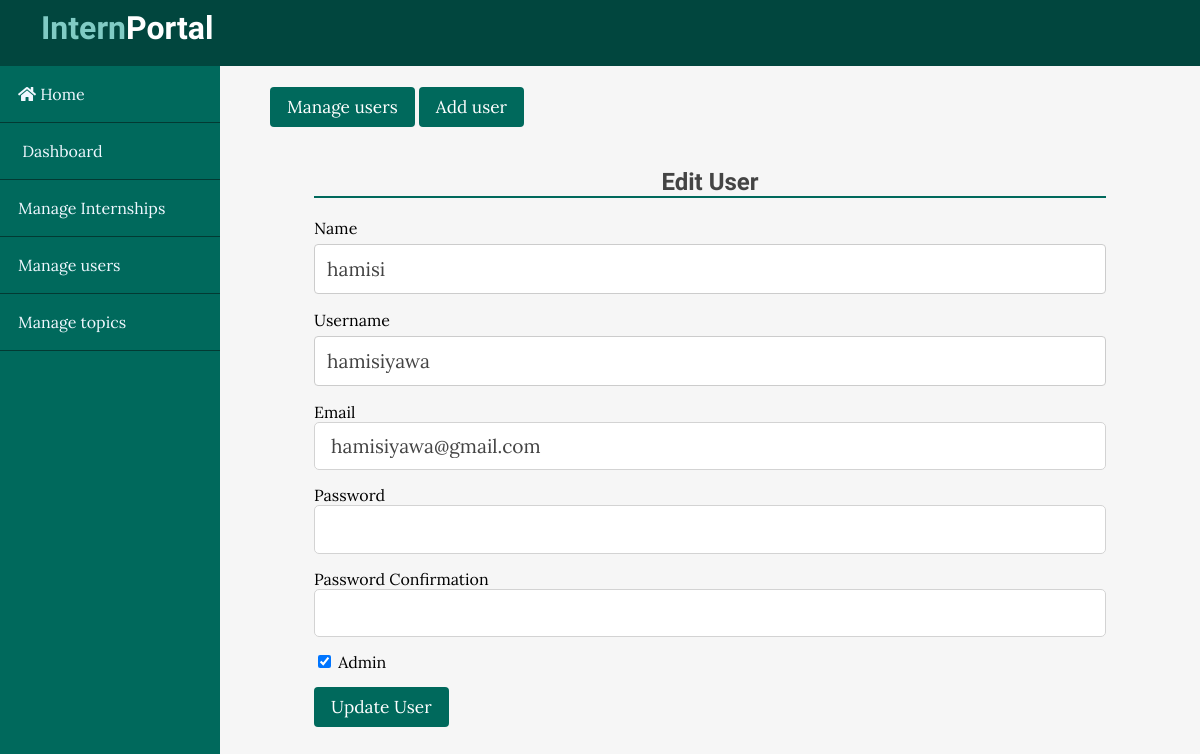
The page /admin/users/edit.php?id=45 on the database its author committed.
### tables this page shows
CREATE TABLE `users` (
  `id` int(11) NOT NULL,
  `admin` tinyint(4) NOT NULL,
  `name` varchar(255) NOT NULL,
  `username` varchar(255) NOT NULL,
  `email` varchar(255) NOT NULL,
  `token` varchar(100) NOT NULL,
  `password` varchar(255) NOT NULL,
  `date_created` timestamp NOT NULL DEFAULT current_timestamp()
);

### app/database/db.php (called while the page is built, shortened)
<?php
require('connect.php');
function executeQuery($sql, $data){
    global $conn;
    $stmt = $conn->prepare($sql);
    $values = array_values($data);
    $types = str_repeat('s', count($values));
    $stmt->bind_param($types, ...$values);
    $stmt ->execute();
    return $stmt;
}
function selectOne($table, $conditions){
    $sql = "select * from $table";
    $i = 0;
    foreach($conditions as $key => $value){
        if($i === 0){
            $sql = $sql . " where $key=?";
        }else{
            $sql = $sql . " and $key=?";
        }
        $i++;
    }
    $sql = $sql . " limit 1";
    $stmt = executeQuery($sql, $conditions);
    $records = $stmt->get_result()->fetch_assoc();
    return $records;
}

### app/controllers/users.php (called while the page is built, shortened)
<?php
include(ROOT_PATH. "/app/database/db.php");
$table = 'users';
$password = '';
$passwordConf = '';
 if(isset($_GET['id'])){
     $user = selectOne($table, ['id' => $_GET['id']]);
     $name = $user['name'];
     $username = $user['username'];
     $email = $user['email'];
     $admin = isset($user['admin']) ? 1 : 0;
 }

### admin/users/edit.php (the view, shortened to what this page needs)
<?php include(ROOT_PATH . "/app/controllers/users.php"); ?>
<!DOCTYPE html>
<html lang="en">
<head>
    <link rel="stylesheet" href="https://pro.fontawesome.com/releases/v5.10.0/css/all.css"/>
    <link rel="stylesheet" href="../../assets/css/style.css">
    <link rel="stylesheet" href="../../assets/css/admin.css">
</head>
<body>
       <?php include(ROOT_PATH . "/app/includes/adminHeader.php"); ?>
    <div class="admin-wrapper">
          <?php include(ROOT_PATH . "/app/includes/adminSideBar.php"); ?>
          <div class="admin-content">
              <div class="button-group">
                 <a href="index.php" class="btn btn-big">Manage users</a>
                 <a href="create.php"class="btn btn-big">Add user</a>
              </div>
              <div class="content block">
                <form action="edit.php" method="post">
                   <h2 class="add-intern">Edit User</h2>
                   <div>
                        <label for="">Name</label>
                        <input type="text" name="name" value="<?php echo $name; ?>"  class="text-input">
                    </div>
                    <div>
                        <label for="">Username</label>
                        <input type="text" name="username" value="<?php echo $username; ?>"  class="text-input">
                    </div>
                    <div>
                        <label for="">Email</label>
                        <input type="email" name="email" value="<?php echo $email; ?>" class="text-input">
                    </div>
                    <div>
                        <label for="">Password</label>
                        <input type="password" name="password" value="<?php echo $password; ?>"  class="text-input">
                    </div>
                    <div>
                      <label for="">Password Confirmation</label>
                      <input type="password" name="passwordConf" value="<?php echo $passwordConf; ?>" class="text-input">
                    </div>
                    <div>
                        <?php if(isset($admin)&& $admin == 1) { ?>
                            <label>
                              <input type="checkbox" name="admin" checked>
                              Admin
                            </label>
                        <?php }?>
                    </div>
                    <div>
                        <button class="btn btn-big" name="update-user">Update User</button>
                    </div>
                </form>
              </div>
          </div>
    </div>
</body>
</html>

### assets/css/style.css (style rules this page uses)
* { box-sizing: border-box; }
html,body { height: 100%; padding: 0; margin: 0; background: #f6f6f6; font-family: 'lora' , serif; }
h1, h2, h3, h4, h5, h6 { font-family: 'candal' ,serif; color: #444; }
a { text-decoration: none; color: inherit; }
.btn { padding: .5rem 1rem; background: #00695C; color: white; border: 1px solid transparent; border-radius: .25rem; font-size: 1.08em; font-family: 'lora' , serif; }
.text-input { padding: .7rem 1rem; display: block; width: 100%; border-radius: 5px; border: 1px solid lightgrey; outline: none; color: #444; line-height: 1.5rem; font-size: 1.2em; font-family: 'Lora', serif; }
.content { width: 90%; margin: 30px auto 30px; }
input[type=text], select, textarea { width: 100%; padding: 12px; border: 1px solid #ccc; border-radius: 4px; box-sizing: border-box; margin-top: 6px; margin-bottom: 16px; resize: vertical }

### assets/css/admin.css (style rules this page uses)
.admin-wrapper { height: calc(100% - 66px); display: flex; }
.admin-wrapper .admin-content { flex: 8; height: 100%; padding: 30px 50px 50px; }
.content { height: 100%; display: flex; border-top-left-radius: 5px; border-top-right-radius: 5px; background: white; overflow-y: scroll; }
.content.block { display: block; background: none; overflow-y:auto; }
.add-intern { text-align: center; border-bottom: 2px solid #00695C; }
form div { margin-bottom: 15px; }

### rows shown on the page
users: name "hamisi", username "hamisiyawa", email "hamisiyawa@gmail.com"
